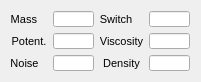
  <widget class="QWidget" name="layoutWidget_14">
   <property name="geometry">
    <rect>
     <x>229</x>
     <y>389</y>
     <width>189</width>
     <height>64</height>
    </rect>
   </property>
   <layout class="QHBoxLayout" name="horizontalLayout_24">
    <item>
     <layout class="QVBoxLayout" name="verticalLayout_66">
      <item>
       <widget class="QLabel" name="label_72">
        <property name="sizePolicy">
         <sizepolicy hsizetype="Fixed" vsizetype="Preferred">
          <horstretch>0</horstretch>
          <verstretch>0</verstretch>
         </sizepolicy>
        </property>
        <property name="minimumSize">
         <size>
          <width>26</width>
          <height>16</height>
         </size>
        </property>
        <property name="maximumSize">
         <size>
          <width>26</width>
          <height>16</height>
         </size>
        </property>
        <property name="font">
         <font>
          <pointsize>8</pointsize>
         </font>
        </property>
        <property name="text">
         <string>Mass</string>
        </property>
        <property name="alignment">
         <set>Qt::AlignRight|Qt::AlignTrailing|Qt::AlignVCenter</set>
        </property>
       </widget>
      </item>
      <item>
       <widget class="QLabel" name="label_73">
        <property name="sizePolicy">
         <sizepolicy hsizetype="Fixed" vsizetype="Preferred">
          <horstretch>0</horstretch>
          <verstretch>0</verstretch>
         </sizepolicy>
        </property>
        <property name="minimumSize">
         <size>
          <width>36</width>
          <height>16</height>
         </size>
        </property>
        <property name="maximumSize">
         <size>
          <width>36</width>
          <height>16</height>
         </size>
        </property>
        <property name="font">
         <font>
          <pointsize>8</pointsize>
         </font>
        </property>
        <property name="text">
         <string>Potent.</string>
        </property>
        <property name="alignment">
         <set>Qt::AlignCenter</set>
        </property>
       </widget>
      </item>
      <item>
       <widget class="QLabel" name="label_74">
        <property name="sizePolicy">
         <sizepolicy hsizetype="Fixed" vsizetype="Preferred">
          <horstretch>0</horstretch>
          <verstretch>0</verstretch>
         </sizepolicy>
        </property>
        <property name="minimumSize">
         <size>
          <width>27</width>
          <height>16</height>
         </size>
        </property>
        <property name="maximumSize">
         <size>
          <width>27</width>
          <height>16</height>
         </size>
        </property>
        <property name="font">
         <font>
          <pointsize>8</pointsize>
         </font>
        </property>
        <property name="text">
         <string>Noise</string>
        </property>
        <property name="alignment">
         <set>Qt::AlignCenter</set>
        </property>
       </widget>
      </item>
     </layout>
    </item>
    <item>
     <layout class="QVBoxLayout" name="verticalLayout_67">
      <item>
       <widget class="QLineEdit" name="Unit1MassLineEdit_5">
        <property name="enabled">
         <bool>true</bool>
        </property>
        <property name="sizePolicy">
         <sizepolicy hsizetype="Fixed" vsizetype="Fixed">
          <horstretch>0</horstretch>
          <verstretch>0</verstretch>
         </sizepolicy>
        </property>
        <property name="minimumSize">
         <size>
          <width>41</width>
          <height>16</height>
         </size>
        </property>
        <property name="maximumSize">
         <size>
          <width>41</width>
          <height>16</height>
         </size>
        </property>
        <property name="font">
         <font>
          <pointsize>8</pointsize>
         </font>
        </property>
       </widget>
      </item>
      <item>
       <widget class="QLineEdit" name="Unit1PotentLineEdit_5">
        <property name="sizePolicy">
         <sizepolicy hsizetype="Fixed" vsizetype="Fixed">
          <horstretch>0</horstretch>
          <verstretch>0</verstretch>
         </sizepolicy>
        </property>
        <property name="minimumSize">
         <size>
          <width>41</width>
          <height>16</height>
         </size>
        </property>
        <property name="maximumSize">
         <size>
          <width>41</width>
          <height>16</height>
         </size>
        </property>
        <property name="font">
         <font>
          <pointsize>8</pointsize>
         </font>
        </property>
       </widget>
      </item>
      <item>
       <widget class="QLineEdit" name="unit1NoiseLineEdit_5">
        <property name="sizePolicy">
         <sizepolicy hsizetype="Fixed" vsizetype="Fixed">
          <horstretch>0</horstretch>
          <verstretch>0</verstretch>
         </sizepolicy>
        </property>
        <property name="minimumSize">
         <size>
          <width>41</width>
          <height>16</height>
         </size>
        </property>
        <property name="maximumSize">
         <size>
          <width>41</width>
          <height>16</height>
         </size>
        </property>
        <property name="font">
         <font>
          <pointsize>8</pointsize>
         </font>
        </property>
       </widget>
      </item>
     </layout>
    </item>
    <item>
     <layout class="QVBoxLayout" name="verticalLayout_68">
      <item>
       <widget class="QLabel" name="label_75">
        <property name="sizePolicy">
         <sizepolicy hsizetype="Fixed" vsizetype="Preferred">
          <horstretch>0</horstretch>
          <verstretch>0</verstretch>
         </sizepolicy>
        </property>
        <property name="minimumSize">
         <size>
          <width>32</width>
          <height>16</height>
         </size>
        </property>
        <property name="maximumSize">
         <size>
          <width>32</width>
          <height>16</height>
         </size>
        </property>
        <property name="font">
         <font>
          <pointsize>8</pointsize>
         </font>
        </property>
        <property name="text">
         <string>Switch</string>
        </property>
        <property name="alignment">
         <set>Qt::AlignCenter</set>
        </property>
       </widget>
      </item>
      <item>
       <widget class="QLabel" name="label_76">
        <property name="sizePolicy">
         <sizepolicy hsizetype="Fixed" vsizetype="Preferred">
          <horstretch>0</horstretch>
          <verstretch>0</verstretch>
         </sizepolicy>
        </property>
        <property name="minimumSize">
         <size>
          <width>43</width>
          <height>16</height>
         </size>
        </property>
        <property name="maximumSize">
         <size>
          <width>43</width>
          <height>16</height>
         </size>
        </property>
        <property name="font">
         <font>
          <pointsize>8</pointsize>
         </font>
        </property>
        <property name="text">
         <string>Viscosity</string>
        </property>
        <property name="alignment">
         <set>Qt::AlignCenter</set>
        </property>
       </widget>
      </item>
      <item>
       <widget class="QLabel" name="label_77">
        <property name="sizePolicy">
         <sizepolicy hsizetype="Fixed" vsizetype="Preferred">
          <horstretch>0</horstretch>
          <verstretch>0</verstretch>
         </sizepolicy>
        </property>
        <property name="minimumSize">
         <size>
          <width>43</width>
          <height>16</height>
         </size>
        </property>
        <property name="maximumSize">
         <size>
          <width>43</width>
          <height>16</height>
         </size>
        </property>
        <property name="font">
         <font>
          <pointsize>8</pointsize>
         </font>
        </property>
        <property name="text">
         <string>Density</string>
        </property>
        <property name="alignment">
         <set>Qt::AlignCenter</set>
        </property>
       </widget>
      </item>
     </layout>
    </item>
    <item>
     <layout class="QVBoxLayout" name="verticalLayout_69">
      <item>
       <widget class="QLineEdit" name="unit1SwitchLineEdit_5">
        <property name="sizePolicy">
         <sizepolicy hsizetype="Fixed" vsizetype="Fixed">
          <horstretch>0</horstretch>
          <verstretch>0</verstretch>
         </sizepolicy>
        </property>
        <property name="minimumSize">
         <size>
          <width>41</width>
          <height>16</height>
         </size>
        </property>
        <property name="maximumSize">
         <size>
          <width>41</width>
          <height>16</height>
         </size>
        </property>
        <property name="font">
         <font>
          <pointsize>8</pointsize>
         </font>
        </property>
       </widget>
      </item>
      <item>
       <widget class="QLineEdit" name="unit1ViscosityLineEdit_5">
        <property name="sizePolicy">
         <sizepolicy hsizetype="Fixed" vsizetype="Fixed">
          <horstretch>0</horstretch>
          <verstretch>0</verstretch>
         </sizepolicy>
        </property>
        <property name="minimumSize">
         <size>
          <width>41</width>
          <height>16</height>
         </size>
        </property>
        <property name="maximumSize">
         <size>
          <width>41</width>
          <height>16</height>
         </size>
        </property>
        <property name="font">
         <font>
          <pointsize>8</pointsize>
         </font>
        </property>
       </widget>
      </item>
      <item>
       <widget class="QLineEdit" name="unit1DensityLineEdit_5">
        <property name="sizePolicy">
         <sizepolicy hsizetype="Fixed" vsizetype="Fixed">
          <horstretch>0</horstretch>
          <verstretch>0</verstretch>
         </sizepolicy>
        </property>
        <property name="minimumSize">
         <size>
          <width>41</width>
          <height>16</height>
         </size>
        </property>
        <property name="maximumSize">
         <size>
          <width>41</width>
          <height>16</height>
         </size>
        </property>
        <property name="font">
         <font>
          <pointsize>8</pointsize>
         </font>
        </property>
       </widget>
      </item>
     </layout>
    </item>
   </layout>
  </widget>
